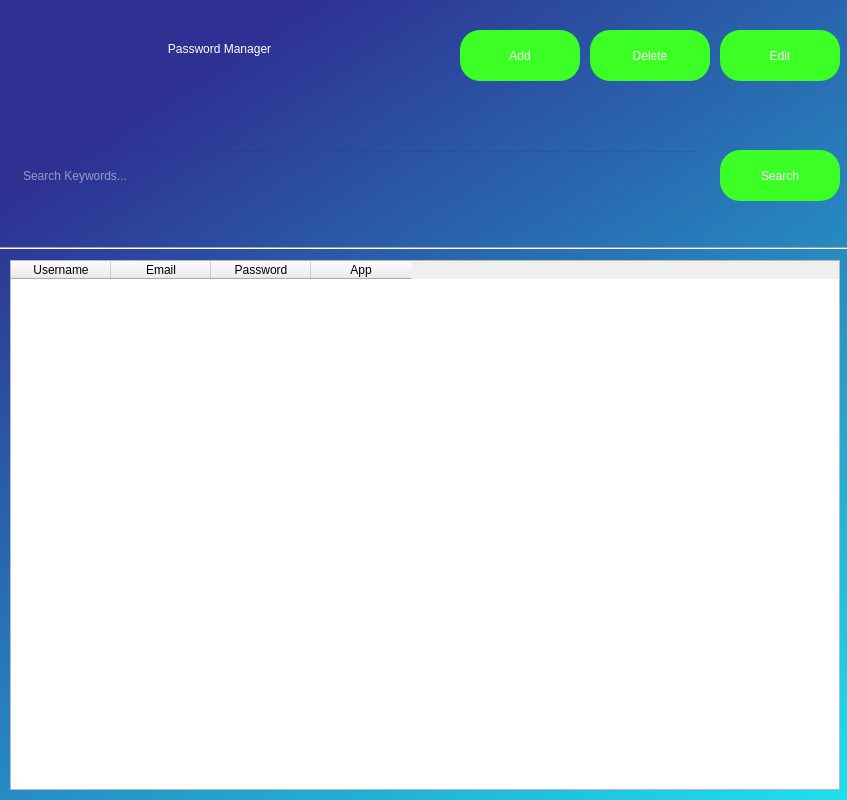
<?xml version="1.0" encoding="UTF-8"?>
<ui version="4.0">
 <class>DialogPasswordManager</class>
 <widget class="QDialog" name="DialogPasswordManager">
  <property name="geometry">
   <rect>
    <x>0</x>
    <y>0</y>
    <width>847</width>
    <height>800</height>
   </rect>
  </property>
  <property name="windowTitle">
   <string>Dialog</string>
  </property>
  <widget class="QWidget" name="widgetBackground" native="true">
   <property name="geometry">
    <rect>
     <x>0</x>
     <y>0</y>
     <width>1271</width>
     <height>800</height>
    </rect>
   </property>
   <property name="styleSheet">
    <string notr="true">QWidget#widgetBackground{
background-color:qlineargradient(spread:pad, x1:0.118751, y1:0.131, x2:0.960452, y2:0.954, stop:0 rgba(46, 49, 146, 255), stop:1 rgba(27, 255, 255, 255))}</string>
   </property>
   <widget class="QLabel" name="labelPasswordManager">
    <property name="geometry">
     <rect>
      <x>20</x>
      <y>20</y>
      <width>399</width>
      <height>58</height>
     </rect>
    </property>
    <property name="styleSheet">
     <string notr="true">font: 36pt &quot;MS Shell Dlg 2&quot;;
color: rgb(255, 255, 255);</string>
    </property>
    <property name="text">
     <string>Password Manager</string>
    </property>
    <property name="alignment">
     <set>Qt::AlignCenter</set>
    </property>
   </widget>
   <widget class="QPushButton" name="pushButtonAdd">
    <property name="enabled">
     <bool>true</bool>
    </property>
    <property name="geometry">
     <rect>
      <x>460</x>
      <y>30</y>
      <width>120</width>
      <height>51</height>
     </rect>
    </property>
    <property name="styleSheet">
     <string notr="true">color:rgb(255, 255, 255);
background-color:rgb(59, 255, 37);
font: 14pt &quot;MS Shell Dlg 2&quot;;
border-radius:20px;</string>
    </property>
    <property name="text">
     <string>Add</string>
    </property>
   </widget>
   <widget class="QPushButton" name="pushButtonDelete">
    <property name="enabled">
     <bool>true</bool>
    </property>
    <property name="geometry">
     <rect>
      <x>590</x>
      <y>30</y>
      <width>120</width>
      <height>51</height>
     </rect>
    </property>
    <property name="styleSheet">
     <string notr="true">color:rgb(255, 255, 255);
background-color:rgb(59, 255, 37);
font: 14pt &quot;MS Shell Dlg 2&quot;;
border-radius:20px;</string>
    </property>
    <property name="text">
     <string>Delete</string>
    </property>
   </widget>
   <widget class="QPushButton" name="pushButtonEdit">
    <property name="enabled">
     <bool>true</bool>
    </property>
    <property name="geometry">
     <rect>
      <x>720</x>
      <y>30</y>
      <width>120</width>
      <height>51</height>
     </rect>
    </property>
    <property name="styleSheet">
     <string notr="true">color:rgb(255, 255, 255);
background-color:rgb(59, 255, 37);
font: 14pt &quot;MS Shell Dlg 2&quot;;
border-radius:20px;</string>
    </property>
    <property name="text">
     <string>Edit</string>
    </property>
   </widget>
   <widget class="QLineEdit" name="lineEditSearchKeywords">
    <property name="geometry">
     <rect>
      <x>20</x>
      <y>150</y>
      <width>681</width>
      <height>51</height>
     </rect>
    </property>
    <property name="styleSheet">
     <string notr="true">background-color:rgba(0,0,0,0);
font: 12pt &quot;MS Shell Dlg 2&quot;;
color:rgb(255, 255, 255)</string>
    </property>
    <property name="placeholderText">
     <string>Search Keywords...</string>
    </property>
   </widget>
   <widget class="QPushButton" name="pushButtonSearch">
    <property name="enabled">
     <bool>true</bool>
    </property>
    <property name="geometry">
     <rect>
      <x>720</x>
      <y>150</y>
      <width>120</width>
      <height>51</height>
     </rect>
    </property>
    <property name="styleSheet">
     <string notr="true">color:rgb(255, 255, 255);
background-color:rgb(59, 255, 37);
font: 14pt &quot;MS Shell Dlg 2&quot;;
border-radius:20px;</string>
    </property>
    <property name="text">
     <string>Search</string>
    </property>
   </widget>
   <widget class="Line" name="line">
    <property name="geometry">
     <rect>
      <x>0</x>
      <y>240</y>
      <width>851</width>
      <height>16</height>
     </rect>
    </property>
    <property name="orientation">
     <enum>Qt::Horizontal</enum>
    </property>
   </widget>
   <widget class="QTableWidget" name="tableWidgetPasswords">
    <property name="geometry">
     <rect>
      <x>10</x>
      <y>260</y>
      <width>830</width>
      <height>530</height>
     </rect>
    </property>
    <property name="editTriggers">
     <set>QAbstractItemView::NoEditTriggers</set>
    </property>
    <column>
     <property name="text">
      <string>Username</string>
     </property>
    </column>
    <column>
     <property name="text">
      <string>Email</string>
     </property>
    </column>
    <column>
     <property name="text">
      <string>Password</string>
     </property>
    </column>
    <column>
     <property name="text">
      <string>App</string>
     </property>
    </column>
   </widget>
  </widget>
 </widget>
 <resources/>
 <connections/>
</ui>
